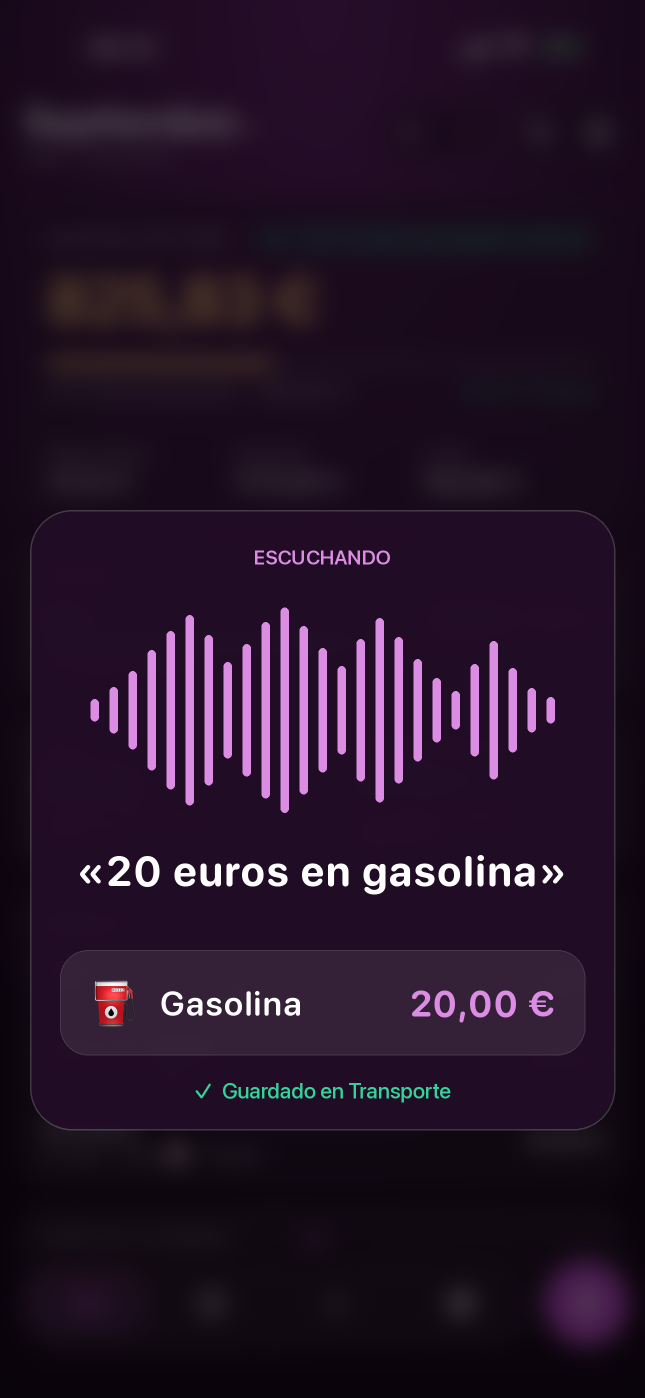
#> input picture marketing/screenshots/input/4_voice.png, 1290 x 2796 px (shown at 1/2 size)
$ python generate_mockups.py
#> lines starting #> are read from the running program, lines starting #| are printed output that depends on the picture
#> in generate_mockup, screenshot is the input picture: PIL image 1290x2796 RGB; mean R, G, B 36.7, 19.2, 39.3
#!/usr/bin/env python3
"""
generate_mockups.py — App Store screenshot mockup generator for Clarity.

Premium 6.7" (1290x2796) mockups in the style of top App Store apps
(Things, Linear, Notion, Duolingo): mesh-gradient background, accent-color
word in the headline, tinted bloom shadow under the device, optional
floating feature callout chip.

Usage:
    python3 scripts/generate_mockups.py
"""

from PIL import Image, ImageDraw, ImageFont, ImageFilter
from pathlib import Path
import math
import random
import sys

# ─── Canvas ───────────────────────────────────────────────────────────
W, H = 1290, 2796

# ─── Device geometry (iPhone 15/16 Pro proportions) ──────────────────
# Real iPhone 15 Pro: 2796x1290 screen, ~10-12px uniform bezel, 55px corner radius
DEVICE_SCREEN_W = 820
DEVICE_SCREEN_H = int(DEVICE_SCREEN_W * (2796 / 1290))
BEZEL = 11
CORNER_OUTER = 68
CORNER_INNER = 58
DEVICE_W = DEVICE_SCREEN_W + BEZEL * 2
DEVICE_H = DEVICE_SCREEN_H + BEZEL * 2

# Dynamic Island — real proportions (~126x37 on 1290-wide screen → scale to our width)
DI_SCALE = DEVICE_SCREEN_W / 1290
DI_W = int(126 * DI_SCALE * 1.55)
DI_H = int(37 * DI_SCALE * 1.55)
DI_RADIUS = DI_H // 2
DI_TOP_OFFSET = int(11 * DI_SCALE * 1.8)

# Buttons
SIDE_BTN_W = 5

# Anchor: leave more room below text, device higher up
DEVICE_X = (W - DEVICE_W) // 2
DEVICE_Y = H - DEVICE_H - 200

SCREEN_X = DEVICE_X + BEZEL
SCREEN_Y = DEVICE_Y + BEZEL

STATUS_BAR_CROP = 130

FONT_PATH = "/System/Library/Fonts/SFNS.ttf"
FONT_ROUNDED_PATH = "/System/Library/Fonts/SFNSRounded.ttf"
EMOJI_FONT_PATH = "/System/Library/Fonts/Apple Color Emoji.ttc"
EMOJI_NATIVE_SIZES = [160, 137, 109, 96, 80, 72, 64, 48, 40, 32]


# [21 lines left out: function render_emoji, not called in this run]


def load_font(size: int, weight: str = "Bold", rounded: bool = False) -> ImageFont.FreeTypeFont:
    path = FONT_ROUNDED_PATH if rounded else FONT_PATH
    font = ImageFont.truetype(path, size)
    try:
        font.set_variation_by_name(weight.encode())
    except Exception:
        pass
    return font


# ─── Paleta Deep Berry (Clarity/UI/Theme/Colors.swift, desde la 2.3.1) ─
# Fondo y brillos en la familia berry; la palabra destacada del titular en
# clarityMango, el único acento cálido de la app (el de la cifra del héroe y
# el botón principal).
PRIMARY = (191, 77, 203)     # clarityPrimary   #BF4DCB (orquídea)
SECONDARY = (218, 141, 226)  # claritySecondary #DA8DE2
ACCENT = (141, 59, 150)      # clarityAccent    #8D3B96
BERRY = (88, 33, 94)         # clarityBerry     #58215E
MANGO = (255, 206, 107)      # clarityMango     #FFCE6B

# ─── Mockup configurations ────────────────────────────────────────────
# `accent`: word(s) inside `headline` that get colored (case-insensitive match)
# `blobs`: list of (x_frac, y_frac, radius, rgb, alpha) for mesh gradient
# `chip`: optional floating feature pill (text, emoji, position anchor)
MOCKUPS = [
    {
        # Compuesta por componer_captura_voz.py: la Home desenfocada con el
        # panel de escucha. Con 1_home.png salía igual que la 04 (#71).
        "input": "4_voice.png",
        "output": "mockup_01_voice.png",
        # La prueba visual del diferenciador: la app escuchando y parseando.
        "headline": "\"20 euros\nen gasolina\"",
        "accent": "gasolina",
        "subtitle": "Por voz o con Siri, sin escribir nada",
        "bg_base": (30, 9, 34),
        "blobs": [
            (0.20, 0.18, 900, PRIMARY, 150),
            (0.85, 0.35, 780, ACCENT, 140),
            (0.50, 0.78, 1100, BERRY, 120),
        ],
        "accent_color": MANGO,
        "shadow_tint": PRIMARY,
    },
    {
        "input": "1_home.png",
        "output": "mockup_04_home.png",
        # Primera captura = el diferenciador (voz + Siri). Ninguna de las apps
        # grandes de gastos lo ofrece y es el motivo nº1 de abandono (#39).
        "headline": "Controla tus gastos\nal instante",
        "accent": "gastos",
        "subtitle": "Una Home que sabe lo que te importa",
        "bg_base": (28, 8, 32),
        "blobs": [
            (0.18, 0.18, 900, PRIMARY, 150),
            (0.85, 0.35, 750, SECONDARY, 90),
            (0.50, 0.75, 1100, BERRY, 120),
        ],
        "accent_color": MANGO,
        "shadow_tint": PRIMARY,
        "chip": {"emoji": "🎙️", "text": "\"20 € en gasolina\"", "side": "left"},
    },
    {
        "input": "2_chart.png",
        "output": "mockup_02_chart.png",
        "headline": "Mira en qué\nse te va el mes",
        "accent": "mes",
        "subtitle": "Toca una barra y ve el dato exacto",
        "bg_base": (24, 8, 32),
        "blobs": [
            (0.22, 0.20, 900, ACCENT, 160),
            (0.82, 0.30, 780, PRIMARY, 120),
            (0.50, 0.78, 1100, BERRY, 120),
        ],
        "accent_color": MANGO,
        "shadow_tint": ACCENT,
        "chip": {"emoji": "📊", "text": "Categorías", "side": "right"},
    },
    {
        "input": "3_goals.png",
        "output": "mockup_03_goals.png",
        "headline": "Ahorra con\nobjetivos claros",
        "accent": "objetivos",
        "subtitle": "Metas, huchas y límites por categoría",
        "bg_base": (30, 9, 30),
        "blobs": [
            (0.20, 0.20, 900, SECONDARY, 110),
            (0.82, 0.32, 780, PRIMARY, 140),
            (0.50, 0.78, 1100, BERRY, 120),
        ],
        "accent_color": MANGO,
        "shadow_tint": PRIMARY,
        "chip": {"emoji": "🐖", "text": "+200 €", "side": "right"},
    },
    {
        "input": "5_siri.png",
        "output": "mockup_05_siri.png",
        "headline": "Sin abrir\nla app",
        "accent": "Sin abrir",
        "subtitle": "Díselo a Siri y listo",
        "bg_base": (24, 8, 32),
        "blobs": [
            (0.22, 0.20, 900, ACCENT, 160),
            (0.82, 0.30, 780, PRIMARY, 120),
            (0.50, 0.78, 1100, BERRY, 120),
        ],
        "accent_color": MANGO,
        "shadow_tint": ACCENT,
        "chip": {"emoji": "✨", "text": "Oye Siri…", "side": "right"},
    },
]


# ─── Background: mesh gradient ────────────────────────────────────────

def create_mesh_gradient(base: tuple, blobs: list) -> Image.Image:
    """Flat base color + multiple soft radial blobs composited together."""
#> called with base = (30, 9, 34)
    canvas = Image.new("RGBA", (W, H), (*base, 255))

    for x_frac, y_frac, radius, color, alpha in blobs:
        layer = Image.new("RGBA", (W, H), (0, 0, 0, 0))
        draw = ImageDraw.Draw(layer)
        cx, cy = int(W * x_frac), int(H * y_frac)
        steps = 50
        for i in range(steps):
            t = i / steps
            r = int(radius * (1 - t * 0.85))
            a = int(alpha * (1 - t) ** 2.2)
            if r <= 0 or a <= 0:
                continue
            draw.ellipse(
                [(cx - r, cy - r), (cx + r, cy + r)],
                fill=(*color, a),
            )
        layer = layer.filter(ImageFilter.GaussianBlur(radius=90))
        canvas = Image.alpha_composite(canvas, layer)
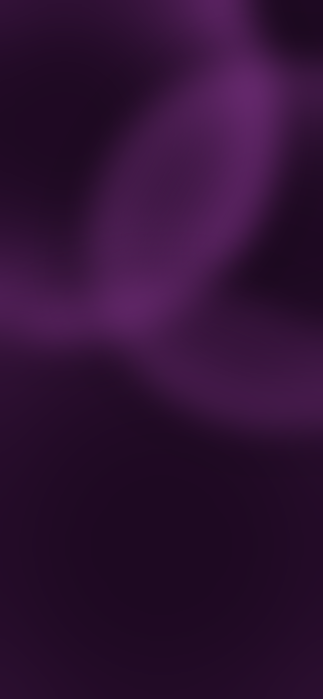
#> canvas: PIL image 1290x2796 RGBA (shown at 1/4 size); mean R, G, B, A 47, 16.4, 51.6, 255
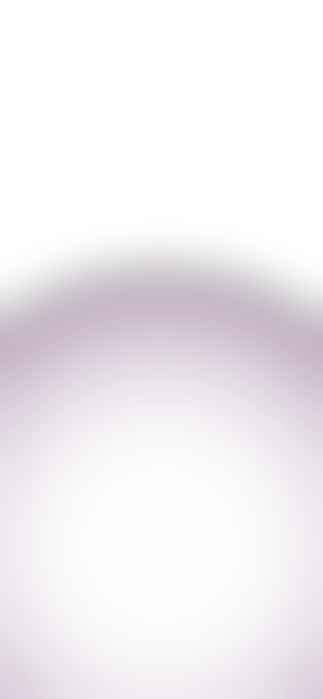
#> layer: PIL image 1290x2796 RGBA (shown at 1/4 size); mean R, G, B, A 51.9, 19.4, 55.4, 18.4; transparent parts drawn white

    # Diagonal light streak (very subtle sheen)
    streak = Image.new("RGBA", (W, H), (0, 0, 0, 0))
    sd = ImageDraw.Draw(streak)
    sd.polygon(
        [(-200, 400), (W + 200, 100), (W + 200, 260), (-200, 560)],
        fill=(255, 255, 255, 14),
    )
    streak = streak.filter(ImageFilter.GaussianBlur(radius=60))
    canvas = Image.alpha_composite(canvas, streak)

    return canvas


def add_grain(canvas: Image.Image, amount: int = 10):
    """Subtle film grain for premium feel."""
#> called with amount = 7
    noise = Image.new("RGBA", canvas.size, (0, 0, 0, 0))
    pixels = noise.load()
    for y in range(0, canvas.size[1], 2):
        for x in range(0, canvas.size[0], 2):
            v = random.randint(-amount, amount)
            a = abs(v) * 2
            if v > 0:
                pixels[x, y] = (255, 255, 255, min(a, 22))
            else:
                pixels[x, y] = (0, 0, 0, min(a, 16))
    canvas.alpha_composite(noise)


# ─── Device frame ─────────────────────────────────────────────────────

def rounded_rect_mask(w: int, h: int, radius: int) -> Image.Image:
    scale = 2
    mask = Image.new("L", (w * scale, h * scale), 0)
    draw = ImageDraw.Draw(mask)
    draw.rounded_rectangle(
        [(0, 0), (w * scale - 1, h * scale - 1)],
        radius=radius * scale,
        fill=255,
    )
    return mask.resize((w, h), Image.LANCZOS)


def draw_tinted_shadow(canvas: Image.Image, tint: tuple):
    """Big colored bloom shadow behind device + tighter dark drop shadow."""
#> called with tint = (191, 77, 203)
    # Colored bloom
    bloom = Image.new("RGBA", canvas.size, (0, 0, 0, 0))
    bd = ImageDraw.Draw(bloom)
    expand = 90
    bd.rounded_rectangle(
        [(DEVICE_X - expand, DEVICE_Y - expand // 2),
         (DEVICE_X + DEVICE_W + expand, DEVICE_Y + DEVICE_H + expand)],
        radius=CORNER_OUTER + expand,
        fill=(*tint, 90),
    )
    bloom = bloom.filter(ImageFilter.GaussianBlur(radius=90))
    canvas.alpha_composite(bloom)

    # Tighter dark drop
    drop = Image.new("RGBA", canvas.size, (0, 0, 0, 0))
    dd = ImageDraw.Draw(drop)
    dd.rounded_rectangle(
        [(DEVICE_X - 12, DEVICE_Y + 20),
         (DEVICE_X + DEVICE_W + 12, DEVICE_Y + DEVICE_H + 40)],
        radius=CORNER_OUTER,
        fill=(0, 0, 0, 110),
    )
    drop = drop.filter(ImageFilter.GaussianBlur(radius=30))
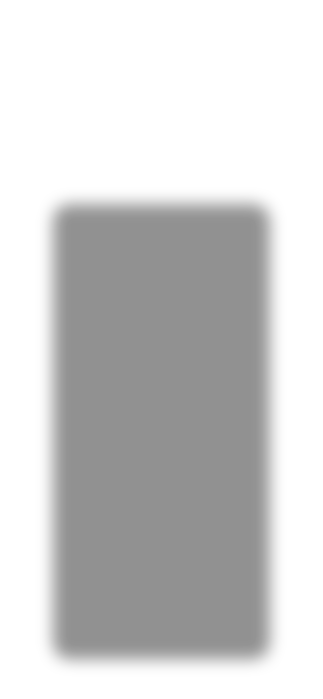
#> drop: PIL image 1290x2796 RGBA (shown at 1/4 size); mean R, G, B, A 0, 0, 0, 48; transparent parts drawn white
    canvas.alpha_composite(drop)


def draw_device(canvas: Image.Image, screenshot: Image.Image, shadow_tint: tuple) -> Image.Image:
    draw_tinted_shadow(canvas, shadow_tint)

    draw = ImageDraw.Draw(canvas)

    # ── Titanium frame body: horizontal gradient for polished metal look ──
    body = Image.new("RGB", (DEVICE_W, DEVICE_H))
#> body: PIL image 842x1799 RGB; every value is 0
    px = body.load()
    # Natural Titanium: warm gray with subtle brushed-metal gradient
    for x in range(DEVICE_W):
        # Horizontal light curve (brighter at center edges, darker at center)
        t = x / max(DEVICE_W - 1, 1)
        curve = 1 - abs(t - 0.5) * 1.6
        curve = max(0, min(1, curve))
        base = 62 - int(curve * 18)  # darker in middle, lighter at sides
        for y in range(DEVICE_H):
            ty = y / max(DEVICE_H - 1, 1)
            v_offset = int((1 - ty) * 6)
            r = min(base + v_offset, 255)
            g = min(base + v_offset, 255)
            b = min(base + v_offset + 3, 255)
            px[x, y] = (r, g, b)
    body_mask = rounded_rect_mask(DEVICE_W, DEVICE_H, CORNER_OUTER)
    canvas.paste(body, (DEVICE_X, DEVICE_Y), body_mask)
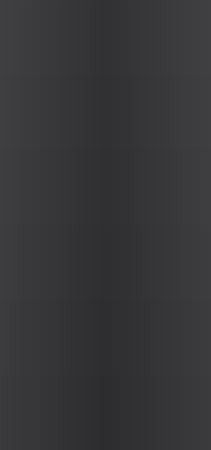
#> body: PIL image 842x1799 RGB (shown at 1/4 size); mean R, G, B 54.2, 54.2, 57.2

    # ── Outer polished rim (titanium highlight) ──
    rim = Image.new("RGBA", (DEVICE_W, DEVICE_H), (0, 0, 0, 0))
#> rim: PIL image 842x1799 RGBA; every value is 0
    rd = ImageDraw.Draw(rim)
    rd.rounded_rectangle(
        [(0, 0), (DEVICE_W - 1, DEVICE_H - 1)],
        radius=CORNER_OUTER,
        outline=(180, 180, 188, 200), width=2,
    )
    rd.rounded_rectangle(
        [(2, 2), (DEVICE_W - 3, DEVICE_H - 3)],
        radius=CORNER_OUTER - 2,
        outline=(90, 90, 95, 140), width=1,
    )
    rd.rounded_rectangle(
        [(4, 4), (DEVICE_W - 5, DEVICE_H - 5)],
        radius=CORNER_OUTER - 4,
        outline=(20, 20, 25, 180), width=1,
    )
    canvas.paste(rim, (DEVICE_X, DEVICE_Y), rim)
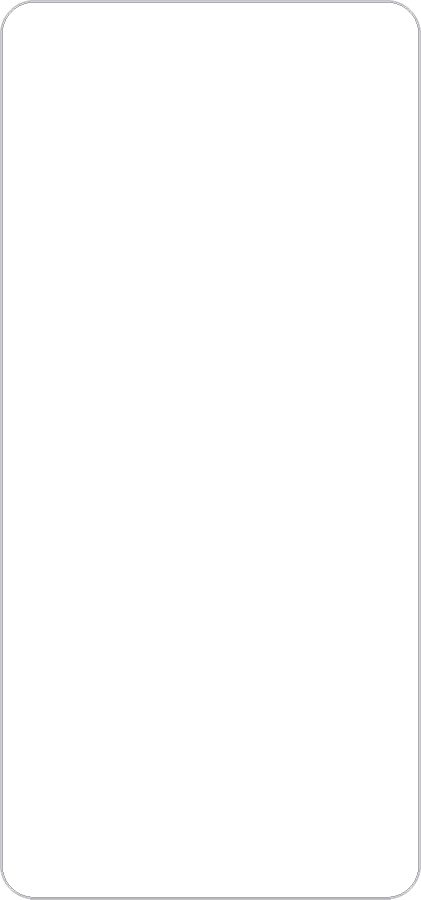
#> rim: PIL image 842x1799 RGBA (shown at 1/2 size); mean R, G, B, A 1.6, 1.6, 1.7, 2.4; transparent parts drawn white
#> (the rest of the program and of its run is left out)
